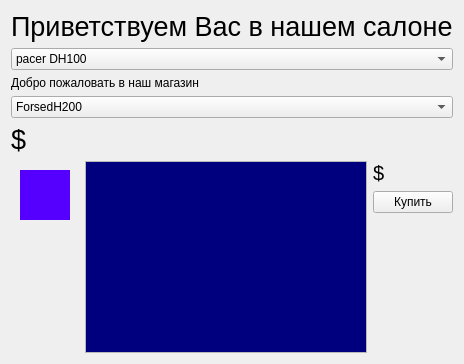
      <widget class="QWidget" name="shops" native="true">
       <layout class="QVBoxLayout" name="verticalLayout_3">
        <item>
         <widget class="QLabel" name="label_2">
          <property name="font">
           <font>
            <pointsize>20</pointsize>
           </font>
          </property>
          <property name="text">
           <string>Приветствуем Вас в нашем салоне</string>
          </property>
         </widget>
        </item>
        <item>
         <widget class="QComboBox" name="ships">
          <item>
           <property name="text">
            <string>pacer DH100</string>
           </property>
          </item>
          <item>
           <property name="text">
            <string>gazlock SD300</string>
           </property>
          </item>
          <item>
           <property name="text">
            <string>cutterMil1</string>
           </property>
          </item>
          <item>
           <property name="text">
            <string>Shark SD-360</string>
           </property>
          </item>
          <item>
           <property name="text">
            <string>Spider SRH250</string>
           </property>
          </item>
         </widget>
        </item>
        <item>
         <widget class="QLabel" name="label">
          <property name="text">
           <string>Добро пожаловать в наш магазин</string>
          </property>
         </widget>
        </item>
        <item>
         <widget class="QComboBox" name="goods">
          <item>
           <property name="text">
            <string>ForsedH200</string>
           </property>
          </item>
          <item>
           <property name="text">
            <string>ForsedHN500</string>
           </property>
          </item>
          <item>
           <property name="text">
            <string>HiperSDH-5000</string>
           </property>
          </item>
          <item>
           <property name="text">
            <string>Shield-150</string>
           </property>
          </item>
          <item>
           <property name="text">
            <string>Buttery-X2</string>
           </property>
          </item>
          <item>
           <property name="text">
            <string>Radar</string>
           </property>
          </item>
          <item>
           <property name="text">
            <string>Lasergun</string>
           </property>
          </item>
          <item>
           <property name="text">
            <string>Lasergun-Pairturel</string>
           </property>
          </item>
          <item>
           <property name="text">
            <string>RX-300</string>
           </property>
          </item>
         </widget>
        </item>
        <item>
         <widget class="QLabel" name="money">
          <property name="font">
           <font>
            <pointsize>20</pointsize>
           </font>
          </property>
          <property name="text">
           <string>$</string>
          </property>
         </widget>
        </item>
        <item>
         <layout class="QHBoxLayout" name="horizontalLayout_6">
          <item>
           <widget class="QWidget" name="goodview1" native="true">
            <property name="minimumSize">
             <size>
              <width>60</width>
              <height>0</height>
             </size>
            </property>
            <property name="palette">
             <palette>
              <active>
               <colorrole role="WindowText">
                <brush brushstyle="SolidPattern">
                 <color alpha="255">
                  <red>0</red>
                  <green>0</green>
                  <blue>0</blue>
                 </color>
                </brush>
               </colorrole>
               <colorrole role="Button">
                <brush brushstyle="SolidPattern">
                 <color alpha="255">
                  <red>85</red>
                  <green>0</green>
                  <blue>255</blue>
                 </color>
                </brush>
               </colorrole>
               <colorrole role="Light">
                <brush brushstyle="SolidPattern">
                 <color alpha="255">
                  <red>170</red>
                  <green>127</green>
                  <blue>255</blue>
                 </color>
                </brush>
               </colorrole>
               <colorrole role="Midlight">
                <brush brushstyle="SolidPattern">
                 <color alpha="255">
                  <red>127</red>
                  <green>63</green>
                  <blue>255</blue>
                 </color>
                </brush>
               </colorrole>
               <colorrole role="Dark">
                <brush brushstyle="SolidPattern">
                 <color alpha="255">
                  <red>42</red>
                  <green>0</green>
                  <blue>127</blue>
                 </color>
                </brush>
               </colorrole>
               <colorrole role="Mid">
                <brush brushstyle="SolidPattern">
                 <color alpha="255">
                  <red>56</red>
                  <green>0</green>
                  <blue>170</blue>
                 </color>
                </brush>
               </colorrole>
               <colorrole role="Text">
                <brush brushstyle="SolidPattern">
                 <color alpha="255">
                  <red>0</red>
                  <green>0</green>
                  <blue>0</blue>
                 </color>
                </brush>
               </colorrole>
               <colorrole role="BrightText">
                <brush brushstyle="SolidPattern">
                 <color alpha="255">
                  <red>255</red>
                  <green>255</green>
                  <blue>255</blue>
                 </color>
                </brush>
               </colorrole>
               <colorrole role="ButtonText">
                <brush brushstyle="SolidPattern">
                 <color alpha="255">
                  <red>0</red>
                  <green>0</green>
                  <blue>0</blue>
                 </color>
                </brush>
               </colorrole>
               <colorrole role="Base">
                <brush brushstyle="SolidPattern">
                 <color alpha="255">
                  <red>255</red>
                  <green>255</green>
                  <blue>255</blue>
                 </color>
                </brush>
               </colorrole>
               <colorrole role="Window">
                <brush brushstyle="SolidPattern">
                 <color alpha="255">
                  <red>85</red>
                  <green>0</green>
                  <blue>255</blue>
                 </color>
                </brush>
               </colorrole>
               <colorrole role="Shadow">
                <brush brushstyle="SolidPattern">
                 <color alpha="255">
                  <red>0</red>
                  <green>0</green>
                  <blue>0</blue>
                 </color>
                </brush>
               </colorrole>
               <colorrole role="AlternateBase">
                <brush brushstyle="SolidPattern">
                 <color alpha="255">
                  <red>170</red>
                  <green>127</green>
                  <blue>255</blue>
                 </color>
                </brush>
               </colorrole>
               <colorrole role="ToolTipBase">
                <brush brushstyle="SolidPattern">
                 <color alpha="255">
                  <red>255</red>
                  <green>255</green>
                  <blue>220</blue>
                 </color>
                </brush>
               </colorrole>
               <colorrole role="ToolTipText">
                <brush brushstyle="SolidPattern">
                 <color alpha="255">
                  <red>0</red>
                  <green>0</green>
                  <blue>0</blue>
                 </color>
                </brush>
               </colorrole>
              </active>
              <inactive>
               <colorrole role="WindowText">
                <brush brushstyle="SolidPattern">
                 <color alpha="255">
                  <red>0</red>
                  <green>0</green>
                  <blue>0</blue>
                 </color>
                </brush>
               </colorrole>
               <colorrole role="Button">
                <brush brushstyle="SolidPattern">
                 <color alpha="255">
                  <red>85</red>
                  <green>0</green>
                  <blue>255</blue>
                 </color>
                </brush>
               </colorrole>
               <colorrole role="Light">
                <brush brushstyle="SolidPattern">
                 <color alpha="255">
                  <red>170</red>
                  <green>127</green>
                  <blue>255</blue>
                 </color>
                </brush>
               </colorrole>
               <colorrole role="Midlight">
                <brush brushstyle="SolidPattern">
                 <color alpha="255">
                  <red>127</red>
                  <green>63</green>
                  <blue>255</blue>
                 </color>
                </brush>
               </colorrole>
               <colorrole role="Dark">
                <brush brushstyle="SolidPattern">
                 <color alpha="255">
                  <red>42</red>
                  <green>0</green>
                  <blue>127</blue>
                 </color>
                </brush>
               </colorrole>
               <colorrole role="Mid">
                <brush brushstyle="SolidPattern">
                 <color alpha="255">
                  <red>56</red>
                  <green>0</green>
                  <blue>170</blue>
                 </color>
                </brush>
               </colorrole>
               <colorrole role="Text">
                <brush brushstyle="SolidPattern">
                 <color alpha="255">
                  <red>0</red>
                  <green>0</green>
                  <blue>0</blue>
                 </color>
                </brush>
               </colorrole>
               <colorrole role="BrightText">
                <brush brushstyle="SolidPattern">
                 <color alpha="255">
                  <red>255</red>
                  <green>255</green>
                  <blue>255</blue>
                 </color>
                </brush>
               </colorrole>
               <colorrole role="ButtonText">
                <brush brushstyle="SolidPattern">
                 <color alpha="255">
                  <red>0</red>
                  <green>0</green>
                  <blue>0</blue>
                 </color>
                </brush>
               </colorrole>
               <colorrole role="Base">
                <brush brushstyle="SolidPattern">
                 <color alpha="255">
                  <red>255</red>
                  <green>255</green>
                  <blue>255</blue>
                 </color>
                </brush>
               </colorrole>
               <colorrole role="Window">
                <brush brushstyle="SolidPattern">
                 <color alpha="255">
                  <red>85</red>
                  <green>0</green>
                  <blue>255</blue>
                 </color>
                </brush>
               </colorrole>
               <colorrole role="Shadow">
                <brush brushstyle="SolidPattern">
                 <color alpha="255">
                  <red>0</red>
                  <green>0</green>
                  <blue>0</blue>
                 </color>
                </brush>
               </colorrole>
               <colorrole role="AlternateBase">
                <brush brushstyle="SolidPattern">
                 <color alpha="255">
                  <red>170</red>
                  <green>127</green>
                  <blue>255</blue>
                 </color>
                </brush>
               </colorrole>
               <colorrole role="ToolTipBase">
                <brush brushstyle="SolidPattern">
                 <color alpha="255">
                  <red>255</red>
                  <green>255</green>
                  <blue>220</blue>
                 </color>
                </brush>
               </colorrole>
               <colorrole role="ToolTipText">
                <brush brushstyle="SolidPattern">
                 <color alpha="255">
                  <red>0</red>
                  <green>0</green>
                  <blue>0</blue>
                 </color>
                </brush>
               </colorrole>
              </inactive>
              <disabled>
               <colorrole role="WindowText">
                <brush brushstyle="SolidPattern">
                 <color alpha="255">
                  <red>42</red>
                  <green>0</green>
                  <blue>127</blue>
                 </color>
                </brush>
               </colorrole>
               <colorrole role="Button">
                <brush brushstyle="SolidPattern">
                 <color alpha="255">
                  <red>85</red>
                  <green>0</green>
                  <blue>255</blue>
                 </color>
                </brush>
               </colorrole>
               <colorrole role="Light">
                <brush brushstyle="SolidPattern">
                 <color alpha="255">
                  <red>170</red>
                  <green>127</green>
                  <blue>255</blue>
                 </color>
                </brush>
               </colorrole>
               <colorrole role="Midlight">
                <brush brushstyle="SolidPattern">
                 <color alpha="255">
                  <red>127</red>
                  <green>63</green>
                  <blue>255</blue>
                 </color>
                </brush>
               </colorrole>
               <colorrole role="Dark">
                <brush brushstyle="SolidPattern">
                 <color alpha="255">
                  <red>42</red>
                  <green>0</green>
                  <blue>127</blue>
                 </color>
                </brush>
               </colorrole>
               <colorrole role="Mid">
                <brush brushstyle="SolidPattern">
                 <color alpha="255">
                  <red>56</red>
                  <green>0</green>
                  <blue>170</blue>
                 </color>
                </brush>
               </colorrole>
               <colorrole role="Text">
                <brush brushstyle="SolidPattern">
                 <color alpha="255">
                  <red>42</red>
                  <green>0</green>
                  <blue>127</blue>
                 </color>
                </brush>
               </colorrole>
               <colorrole role="BrightText">
                <brush brushstyle="SolidPattern">
                 <color alpha="255">
                  <red>255</red>
                  <green>255</green>
                  <blue>255</blue>
                 </color>
                </brush>
               </colorrole>
               <colorrole role="ButtonText">
                <brush brushstyle="SolidPattern">
                 <color alpha="255">
                  <red>42</red>
                  <green>0</green>
                  <blue>127</blue>
                 </color>
                </brush>
               </colorrole>
               <colorrole role="Base">
                <brush brushstyle="SolidPattern">
                 <color alpha="255">
                  <red>85</red>
                  <green>0</green>
                  <blue>255</blue>
                 </color>
                </brush>
               </colorrole>
               <colorrole role="Window">
                <brush brushstyle="SolidPattern">
                 <color alpha="255">
                  <red>85</red>
                  <green>0</green>
                  <blue>255</blue>
                 </color>
                </brush>
               </colorrole>
               <colorrole role="Shadow">
                <brush brushstyle="SolidPattern">
                 <color alpha="255">
                  <red>0</red>
                  <green>0</green>
                  <blue>0</blue>
                 </color>
                </brush>
               </colorrole>
               <colorrole role="AlternateBase">
                <brush brushstyle="SolidPattern">
                 <color alpha="255">
                  <red>85</red>
                  <green>0</green>
                  <blue>255</blue>
                 </color>
                </brush>
               </colorrole>
               <colorrole role="ToolTipBase">
                <brush brushstyle="SolidPattern">
                 <color alpha="255">
                  <red>255</red>
                  <green>255</green>
                  <blue>220</blue>
                 </color>
                </brush>
               </colorrole>
               <colorrole role="ToolTipText">
                <brush brushstyle="SolidPattern">
                 <color alpha="255">
                  <red>0</red>
                  <green>0</green>
                  <blue>0</blue>
                 </color>
                </brush>
               </colorrole>
              </disabled>
             </palette>
            </property>
            <property name="autoFillBackground">
             <bool>false</bool>
            </property>
            <layout class="QVBoxLayout" name="verticalLayout_7">
             <item>
              <widget class="QWidget" name="goodview" native="true">
               <property name="minimumSize">
                <size>
                 <width>50</width>
                 <height>50</height>
                </size>
               </property>
               <property name="autoFillBackground">
                <bool>true</bool>
               </property>
              </widget>
             </item>
             <item>
              <spacer name="verticalSpacer_5">
               <property name="orientation">
                <enum>Qt::Vertical</enum>
               </property>
               <property name="sizeHint" stdset="0">
                <size>
                 <width>20</width>
                 <height>40</height>
                </size>
               </property>
              </spacer>
             </item>
            </layout>
           </widget>
          </item>
          <item>
           <widget class="QTextBrowser" name="textBrowser">
            <property name="palette">
             <palette>
              <active>
               <colorrole role="Base">
                <brush brushstyle="SolidPattern">
                 <color alpha="255">
                  <red>0</red>
                  <green>0</green>
                  <blue>127</blue>
                 </color>
                </brush>
               </colorrole>
              </active>
              <inactive>
               <colorrole role="Base">
                <brush brushstyle="SolidPattern">
                 <color alpha="255">
                  <red>0</red>
                  <green>0</green>
                  <blue>127</blue>
                 </color>
                </brush>
               </colorrole>
              </inactive>
              <disabled>
               <colorrole role="Base">
                <brush brushstyle="SolidPattern">
                 <color alpha="255">
                  <red>0</red>
                  <green>0</green>
                  <blue>127</blue>
                 </color>
                </brush>
               </colorrole>
              </disabled>
             </palette>
            </property>
            <property name="font">
             <font>
              <pointsize>20</pointsize>
             </font>
            </property>
            <property name="autoFillBackground">
             <bool>true</bool>
            </property>
           </widget>
          </item>
          <item>
           <layout class="QVBoxLayout" name="verticalLayout_2">
            <item>
             <widget class="QLabel" name="price">
              <property name="minimumSize">
               <size>
                <width>60</width>
                <height>0</height>
               </size>
              </property>
              <property name="font">
               <font>
                <pointsize>15</pointsize>
               </font>
              </property>
              <property name="text">
               <string>$</string>
              </property>
             </widget>
            </item>
            <item>
             <widget class="QPushButton" name="pushButton_7">
              <property name="text">
               <string>Купить</string>
              </property>
             </widget>
            </item>
            <item>
             <spacer name="verticalSpacer_4">
              <property name="orientation">
               <enum>Qt::Vertical</enum>
              </property>
              <property name="sizeHint" stdset="0">
               <size>
                <width>20</width>
                <height>40</height>
               </size>
              </property>
             </spacer>
            </item>
           </layout>
          </item>
         </layout>
        </item>
       </layout>
      </widget>
